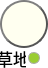
               <widget class="QWidget" name="grassBrush" native="true">
                <property name="minimumSize">
                 <size>
                  <width>48</width>
                  <height>68</height>
                 </size>
                </property>
                <property name="maximumSize">
                 <size>
                  <width>48</width>
                  <height>68</height>
                 </size>
                </property>
                <property name="styleSheet">
                 <string notr="true">background: transparent;</string>
                </property>
                <layout class="QVBoxLayout" name="verticalLayout_16">
                 <property name="leftMargin">
                  <number>0</number>
                 </property>
                 <property name="topMargin">
                  <number>0</number>
                 </property>
                 <property name="rightMargin">
                  <number>0</number>
                 </property>
                 <property name="bottomMargin">
                  <number>0</number>
                 </property>
                 <item>
                  <widget class="QPushButton" name="grassIcon">
                   <property name="sizePolicy">
                    <sizepolicy hsizetype="Fixed" vsizetype="Fixed">
                     <horstretch>0</horstretch>
                     <verstretch>0</verstretch>
                    </sizepolicy>
                   </property>
                   <property name="minimumSize">
                    <size>
                     <width>48</width>
                     <height>48</height>
                    </size>
                   </property>
                   <property name="maximumSize">
                    <size>
                     <width>48</width>
                     <height>48</height>
                    </size>
                   </property>
                   <property name="styleSheet">
                    <string notr="true">border: 2px solid #555;
border-radius: 24px;
border-style: outset;
background-color: #FFFFF0;</string>
                   </property>
                   <property name="text">
                    <string/>
                   </property>
                   <property name="icon">
                    <iconset>
                     <normaloff>resource/icon/grass.png</normaloff>resource/icon/grass.png</iconset>
                   </property>
                   <property name="iconSize">
                    <size>
                     <width>36</width>
                     <height>36</height>
                    </size>
                   </property>
                  </widget>
                 </item>
                 <item>
                  <widget class="QWidget" name="grassLabel" native="true">
                   <property name="minimumSize">
                    <size>
                     <width>40</width>
                     <height>20</height>
                    </size>
                   </property>
                   <property name="maximumSize">
                    <size>
                     <width>40</width>
                     <height>20</height>
                    </size>
                   </property>
                   <layout class="QHBoxLayout" name="horizontalLayout_10">
                    <property name="leftMargin">
                     <number>0</number>
                    </property>
                    <property name="topMargin">
                     <number>0</number>
                    </property>
                    <property name="rightMargin">
                     <number>0</number>
                    </property>
                    <property name="bottomMargin">
                     <number>0</number>
                    </property>
                    <item>
                     <widget class="QLabel" name="grassText">
                      <property name="minimumSize">
                       <size>
                        <width>26</width>
                        <height>20</height>
                       </size>
                      </property>
                      <property name="maximumSize">
                       <size>
                        <width>26</width>
                        <height>20</height>
                       </size>
                      </property>
                      <property name="font">
                       <font>
                        <pointsize>13</pointsize>
                        <weight>50</weight>
                        <bold>false</bold>
                       </font>
                      </property>
                      <property name="text">
                       <string>草地</string>
                      </property>
                      <property name="alignment">
                       <set>Qt::AlignCenter</set>
                      </property>
                     </widget>
                    </item>
                    <item>
                     <widget class="QLabel" name="grassColor">
                      <property name="sizePolicy">
                       <sizepolicy hsizetype="Preferred" vsizetype="Preferred">
                        <horstretch>0</horstretch>
                        <verstretch>0</verstretch>
                       </sizepolicy>
                      </property>
                      <property name="minimumSize">
                       <size>
                        <width>12</width>
                        <height>12</height>
                       </size>
                      </property>
                      <property name="maximumSize">
                       <size>
                        <width>12</width>
                        <height>12</height>
                       </size>
                      </property>
                      <property name="font">
                       <font>
                        <pointsize>13</pointsize>
                        <weight>50</weight>
                        <bold>false</bold>
                       </font>
                      </property>
                      <property name="styleSheet">
                       <string notr="true">border: 1px solid #AAA;
border-radius: 6px;
border-style: solid;
background-color: #9ACD32;</string>
                      </property>
                      <property name="text">
                       <string/>
                      </property>
                      <property name="alignment">
                       <set>Qt::AlignCenter</set>
                      </property>
                     </widget>
                    </item>
                   </layout>
                  </widget>
                 </item>
                </layout>
               </widget>
